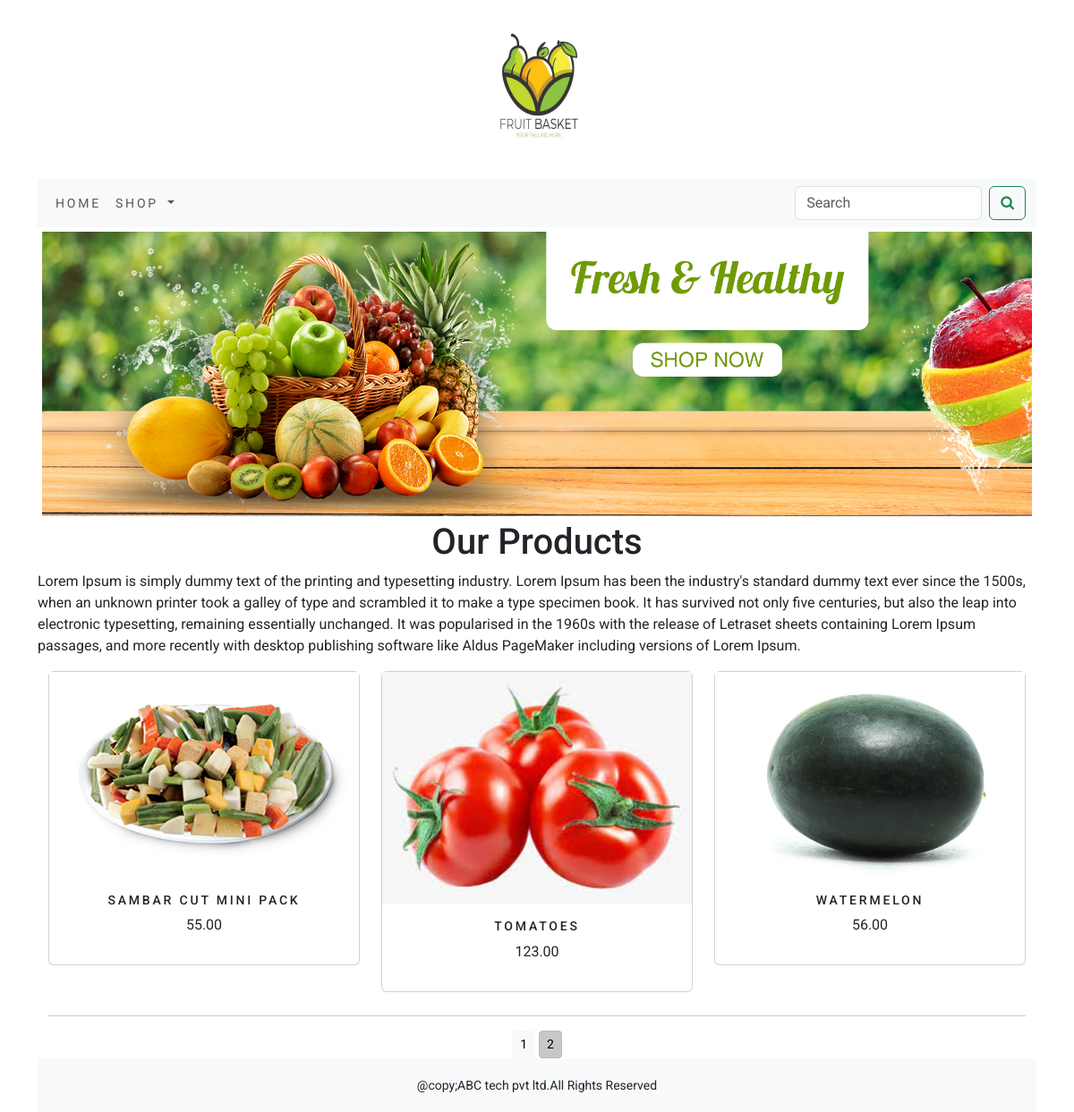
Screenshot of /shop/?page=2 with the database file from the repository.
### shop/models.py (models this page shows, shortened)
class Product(models.Model):
    name = models.CharField(max_length=250, unique=True)
    slug = models.SlugField(max_length=250, unique=True)
    description = models.TextField(blank=True)
    price = models.DecimalField(max_digits=10, decimal_places=2)
    category = models.ForeignKey(Category, on_delete=models.CASCADE)
    image = models.ImageField(upload_to='product', blank=True)
    stock = models.IntegerField()
    available = models.BooleanField(default=True)
    created = models.DateTimeField(auto_now_add=True)
    updated = models.DateTimeField(auto_now=True)
    def get_url(self):
        return reverse('shop:prodCatdetail',args=[self.category.slug,self.slug])
    class Meta:
        ordering = ('name',)
        verbose_name = 'product'
        verbose_name_plural = 'products'

### shop/views.py (the view)
# urls.py: path('',views.allProdCat,name='allProdCat'),
def allProdCat(request,c_slug=None):
    c_page=None
    products_list=None
    if c_slug!=None:
        c_page=get_object_or_404(Category,slug=c_slug)
        products_list=Product.objects.all().filter(category=c_page,available=True)
    else:
        products_list=Product.objects.all().filter(available=True)
    paginator=Paginator(products_list,6)
    try:
        page=int(request.GET.get('page',1))
    except:
        page=1
    try:
        products=paginator.page(page)
    except (EmptyPage,InvalidPage):
        products=paginator.page(paginator.num_pages)
    return render(request,"category.html",{'category':c_page,'products':products})

### cart/context_processors.py (called while the page is built)
def counter(request):
    item_count=0
    if 'admin' in request.path:
        return {}
    else:
        try:
            cart=Cart.objects.filter(cart_id=_cart_id(request))
            cart_items=CartItem.objects.all().filter(cart=cart[:1])
            for cart_item in cart_items:
                item_count+=cart_item.quantity
        except Cart.DoesNotExist:
            item_count=0
    return dict(item_count=item_count)

### cart/views.py (called while the page is built)
def _cart_id(request):
    cart = request.session.session_key
    if not cart:
        cart = request.session.create()
    return cart

### shop/context_processors.py (called while the page is built)
def menu_links(request):
    links=Category.objects.all()
    return dict(links=links)

### shop/models.py (called while the page is built)
    def get_url(self):
        return reverse('shop:products_by_category',args=[self.slug])

### templates/category.html (shortened to what this page needs)
{% extends 'base.html' %}
{% load static %}
{% block content %}
<div class="mx_auto">
    {% if category %}
        <img class="my_image" src="{{category.image.url}}" alt="{{category.name}}">
</div>
<br>
<div>
    <h1 class="text-center my_title">{{category.name}}</h1>
    <p class="text-justify">{{category.description}}</p>
</div>
{% else %}
<div>
<img class="my_image my_image_padding" src="{% static 'img/banner.png' %}" alt="our products">
</div>
<div>
    <h1 class="text-center my_title">Our Products</h1>
    <p class="text-justify">Lorem Ipsum is simply dummy text of the printing and typesetting industry. Lorem Ipsum has been the industry's standard dummy text ever since the 1500s, when an unknown printer took a galley of type and scrambled it to make a type specimen book. It has survived not only five centuries, but also the leap into electronic typesetting, remaining essentially unchanged. It was popularised in the 1960s with the release of Letraset sheets containing Lorem Ipsum passages, and more recently with desktop publishing software like Aldus PageMaker including versions of Lorem Ipsum.</p>
</div>
{% endif %}
<div class="container">
    <div class="row max-auto">
        {% for product in products.object_list %}
    <div class="my_bottom_margin col-9 col-sm-12 col-md-4 col-lg-4">
        <div class="card text-center" style="min-width:18rem;">
            <a href="{{product.get_url}}"><img class="card-image-top my_image" src="{{product.image.url}}" alt="{{product.name}}"></a>
        <div class="card-body">
            <h4>{{product.name}}</h4>
            <p>{{product.price}}</p>
        </div>
        </div>
    </div>
        {% endfor %}
</div>
  <div class="mx-auto">
        {% if products.paginator.num_pages > 1 %}
<hr>
        <div class="text-center">
            {% for pg in products.paginator.page_range %}
                <a href="?page={{pg}}" class="btn btn-light btn-sm {% if products.number == pg %} active {% endif %}">{{pg}}</a>
            {% endfor %}
        </div>
        {% endif %}
    </div>
</div>
    {% endblock %}

### static/css/custom.css (style rules this page uses)
body { font-family: "Roboto", sans-serif; }
.my_image { width : 100%; height :auto; }
.my_image_padding { padding : 5px; }
.my_bottom_margin { margin-bottom : 10px; }
.card-body h4 { font-size : 14px; text-transform : uppercase; letter-spacing : .2em; }

### rows the page displays
Product: image (picture), name "SAMBAR CUT MINI PACK", price "55.00"
Product: image (picture), name "TOMATOES", price "123.00"
Product: image (picture), name "WATERMELON", price "56.00"

### other values shown
{{ pg }} "1" "2"
